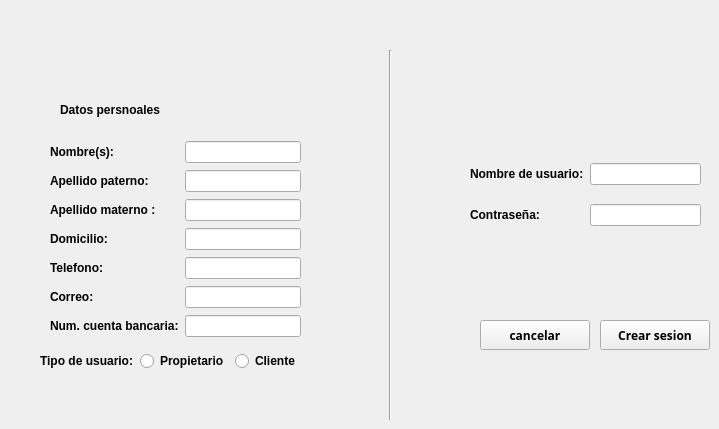
      <widget class="QWidget" name="page_5">
       <widget class="QLabel" name="label_17">
        <property name="geometry">
         <rect>
          <x>60</x>
          <y>100</y>
          <width>100</width>
          <height>20</height>
         </rect>
        </property>
        <property name="font">
         <font>
          <weight>75</weight>
          <bold>true</bold>
         </font>
        </property>
        <property name="text">
         <string>Datos persnoales:</string>
        </property>
       </widget>
       <widget class="QPushButton" name="crearSesion">
        <property name="geometry">
         <rect>
          <x>600</x>
          <y>320</y>
          <width>110</width>
          <height>30</height>
         </rect>
        </property>
        <property name="font">
         <font>
          <family>Arial Black</family>
          <weight>75</weight>
          <bold>true</bold>
         </font>
        </property>
        <property name="text">
         <string>Crear sesion</string>
        </property>
       </widget>
       <widget class="QPushButton" name="cancelarCreacion">
        <property name="geometry">
         <rect>
          <x>480</x>
          <y>320</y>
          <width>110</width>
          <height>30</height>
         </rect>
        </property>
        <property name="font">
         <font>
          <family>Arial Black</family>
          <weight>75</weight>
          <bold>true</bold>
         </font>
        </property>
        <property name="text">
         <string>cancelar</string>
        </property>
       </widget>
       <widget class="QWidget" name="layoutWidget">
        <property name="geometry">
         <rect>
          <x>470</x>
          <y>150</y>
          <width>231</width>
          <height>91</height>
         </rect>
        </property>
        <layout class="QGridLayout" name="gridLayout_5">
         <item row="1" column="1">
          <widget class="QLineEdit" name="contrasena_1"/>
         </item>
         <item row="0" column="1">
          <widget class="QLineEdit" name="nombreUsuario_2"/>
         </item>
         <item row="0" column="0">
          <widget class="QLabel" name="label_15">
           <property name="font">
            <font>
             <weight>75</weight>
             <bold>true</bold>
            </font>
           </property>
           <property name="text">
            <string>Nombre de usuario:</string>
           </property>
          </widget>
         </item>
         <item row="1" column="0">
          <widget class="QLabel" name="label_16">
           <property name="font">
            <font>
             <weight>75</weight>
             <bold>true</bold>
            </font>
           </property>
           <property name="text">
            <string>Contraseña:</string>
           </property>
          </widget>
         </item>
        </layout>
       </widget>
       <widget class="QWidget" name="layoutWidget">
        <property name="geometry">
         <rect>
          <x>50</x>
          <y>140</y>
          <width>251</width>
          <height>198</height>
         </rect>
        </property>
        <layout class="QGridLayout" name="gridLayout_6">
         <item row="0" column="0">
          <widget class="QLabel" name="label_4">
           <property name="font">
            <font>
             <weight>75</weight>
             <bold>true</bold>
            </font>
           </property>
           <property name="text">
            <string>Nombre(s):</string>
           </property>
          </widget>
         </item>
         <item row="0" column="1">
          <widget class="QLineEdit" name="nombre"/>
         </item>
         <item row="1" column="0">
          <widget class="QLabel" name="label_9">
           <property name="font">
            <font>
             <weight>75</weight>
             <bold>true</bold>
            </font>
           </property>
           <property name="text">
            <string>Apellido paterno:</string>
           </property>
          </widget>
         </item>
         <item row="1" column="1">
          <widget class="QLineEdit" name="apellidoP"/>
         </item>
         <item row="2" column="0">
          <widget class="QLabel" name="label_10">
           <property name="font">
            <font>
             <weight>75</weight>
             <bold>true</bold>
            </font>
           </property>
           <property name="text">
            <string>Apellido materno :</string>
           </property>
          </widget>
         </item>
         <item row="2" column="1">
          <widget class="QLineEdit" name="apellidoM"/>
         </item>
         <item row="3" column="0">
          <widget class="QLabel" name="label_11">
           <property name="font">
            <font>
             <weight>75</weight>
             <bold>true</bold>
            </font>
           </property>
           <property name="text">
            <string>Domicilio:</string>
           </property>
          </widget>
         </item>
         <item row="3" column="1">
          <widget class="QLineEdit" name="domicilio"/>
         </item>
         <item row="4" column="0">
          <widget class="QLabel" name="label_12">
           <property name="font">
            <font>
             <weight>75</weight>
             <bold>true</bold>
            </font>
           </property>
           <property name="text">
            <string>Telefono:</string>
           </property>
          </widget>
         </item>
         <item row="4" column="1">
          <widget class="QLineEdit" name="telefono"/>
         </item>
         <item row="5" column="0">
          <widget class="QLabel" name="label_13">
           <property name="font">
            <font>
             <weight>75</weight>
             <bold>true</bold>
            </font>
           </property>
           <property name="text">
            <string>Correo:</string>
           </property>
          </widget>
         </item>
         <item row="5" column="1">
          <widget class="QLineEdit" name="correo"/>
         </item>
         <item row="6" column="0">
          <widget class="QLabel" name="label_14">
           <property name="font">
            <font>
             <weight>75</weight>
             <bold>true</bold>
            </font>
           </property>
           <property name="text">
            <string>Num. cuenta bancaria:</string>
           </property>
          </widget>
         </item>
         <item row="6" column="1">
          <widget class="QLineEdit" name="cuentabancaria"/>
         </item>
        </layout>
       </widget>
       <widget class="QWidget" name="layoutWidget">
        <property name="geometry">
         <rect>
          <x>40</x>
          <y>350</y>
          <width>265</width>
          <height>22</height>
         </rect>
        </property>
        <layout class="QGridLayout" name="gridLayout_7">
         <item row="0" column="0">
          <widget class="QLabel" name="label_19">
           <property name="font">
            <font>
             <weight>75</weight>
             <bold>true</bold>
            </font>
           </property>
           <property name="text">
            <string>Tipo de usuario:</string>
           </property>
          </widget>
         </item>
         <item row="0" column="1">
          <widget class="QRadioButton" name="propietario_2">
           <property name="font">
            <font>
             <weight>75</weight>
             <bold>true</bold>
            </font>
           </property>
           <property name="text">
            <string>Propietario</string>
           </property>
          </widget>
         </item>
         <item row="0" column="2">
          <widget class="QRadioButton" name="cliente_2">
           <property name="font">
            <font>
             <weight>75</weight>
             <bold>true</bold>
            </font>
           </property>
           <property name="text">
            <string>Cliente</string>
           </property>
          </widget>
         </item>
        </layout>
       </widget>
       <widget class="Line" name="line_2">
        <property name="geometry">
         <rect>
          <x>370</x>
          <y>50</y>
          <width>40</width>
          <height>370</height>
         </rect>
        </property>
        <property name="orientation">
         <enum>Qt::Vertical</enum>
        </property>
       </widget>
      </widget>
